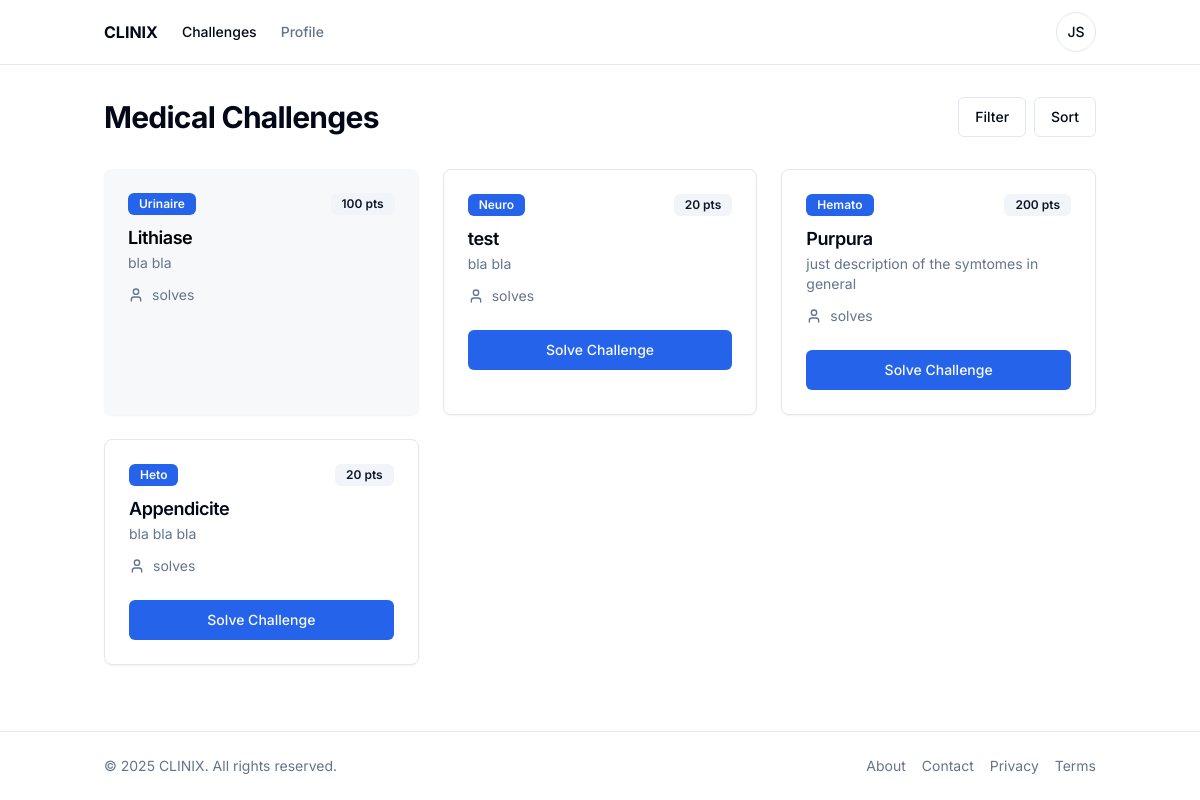
/challenges/ (signed in), run on the app's committed database.
### core/models.py (models this page shows, shortened)
class Challenge(models.Model):
    title = models.CharField(max_length=255)
    description = models.TextField()
    points = models.IntegerField()
    type = models.CharField(max_length=50)
    difficulty = models.CharField(max_length=50)
    solved_by = models.ManyToManyField(CustomUser, related_name='solved_challenges', blank=True)

### core/views.py (the view)
# urls.py: path('challenges/', views.challenges, name='challenges'),
@login_required
def challenges(request):
    challenges = Challenge.objects.all()  # Assuming you have a Challenge model
    for challenge in challenges:
        challenge.is_submitted = Submission.objects.filter(user=request.user, challenge=challenge).exists()
    return render(request, 'core/challenges.html', {'challenges': challenges})

### core/templates/core/challenges.html (shortened to what this page needs)
<html lang="en">
<head>
  <script src="https://cdn.tailwindcss.com"></script>
</head>
<body class="bg-background text-foreground">
  <div class="flex min-h-screen flex-col">
    <header class="sticky top-0 z-50 w-full border-b bg-background">
      <div class="container mx-auto flex h-16 items-center justify-between px-4">
        <div class="flex items-center gap-6">
          <a href="{% url "core:index" %}" class="flex items-center gap-2">
            <span class="font-bold">CLINIX</span>
          </a>
          <nav class="hidden md:flex gap-6">
            <a href="{% url "core:challenges" %}" class="text-sm font-medium text-foreground transition-colors hover:text-primary">
              Challenges
            </a>
            <a href="{% url "core:profile" %}" class="text-sm font-medium text-muted-foreground transition-colors hover:text-primary">
              Profile
            </a>
          </nav>
        </div>
        <div class="flex items-center gap-2">
          <div class="relative">
            <button class="inline-flex items-center justify-center rounded-full h-10 w-10 overflow-hidden border border-input bg-background" id="user-menu-button">
              <span class="font-medium text-sm">JS</span>
            </button>
          </div>
        </div>
      </div>
    </header>
    <main class="flex-1">
      <div class="container mx-auto py-8 px-4">
        <div class="flex items-center justify-between mb-8">
          <h1 class="text-3xl font-bold tracking-tight">Medical Challenges</h1>
          <div class="flex items-center gap-2">
            <button class="inline-flex items-center justify-center rounded-md text-sm font-medium ring-offset-background transition-colors focus-visible:outline-none focus-visible:ring-2 focus-visible:ring-ring focus-visible:ring-offset-2 disabled:pointer-events-none disabled:opacity-50 border border-input bg-background hover:bg-accent hover:text-accent-foreground h-10 px-4 py-2">Filter</button>
            <button class="inline-flex items-center justify-center rounded-md text-sm font-medium ring-offset-background transition-colors focus-visible:outline-none focus-visible:ring-2 focus-visible:ring-ring focus-visible:ring-offset-2 disabled:pointer-events-none disabled:opacity-50 border border-input bg-background hover:bg-accent hover:text-accent-foreground h-10 px-4 py-2">Sort</button>
          </div>
        </div>
        <div class="grid gap-6 md:grid-cols-2 lg:grid-cols-3">
            {% for challenge in challenges %}
              {% if challenge.is_submitted %}
                {% include "core/challenge-card-submitted.html" %}
              {% else %}
                {% include "core/challenge-card.html" %}
              {% endif %}
            {% endfor %}
        </div>
      </div>
    </main>
    <footer class="border-t py-6">
      <div class="container mx-auto flex flex-col items-center justify-between gap-4 md:flex-row px-4">
        <p class="text-sm text-muted-foreground">© 2025 CLINIX. All rights reserved.</p>
        <nav class="flex gap-4 text-sm text-muted-foreground">
          <a href="#" class="hover:underline">About</a>
          <a href="#" class="hover:underline">Contact</a>
          <a href="#" class="hover:underline">Privacy</a>
          <a href="#" class="hover:underline">Terms</a>
        </nav>
      </div>
    </footer>
  </div>
</body>
</html>

### core/templates/core/challenge-card-submitted.html
<div class="block">
    <div class="rounded-lg  bg-gray-200/30 text-black shadow-sm h-full transition-all hover:shadow-md">
        <div class="flex flex-col space-y-1.5 p-6 pb-3">
            <div class="flex items-center justify-between">
                <span class="inline-flex items-center rounded-md border px-2.5 py-0.5 text-xs font-semibold transition-colors focus:outline-none focus:ring-2 focus:ring-ring focus:ring-offset-2 border-transparent bg-primary text-primary-foreground hover:bg-primary/80">
                    {{ challenge.type }}
                </span>
                <span class="inline-flex items-center rounded-md border px-2.5 py-0.5 text-xs font-semibold transition-colors focus:outline-none focus:ring-2 focus:ring-ring focus:ring-offset-2 border-transparent bg-secondary text-secondary-foreground">
                    {{ challenge.points }} pts
                </span>
            </div>
            <h3 class="text-lg font-semibold leading-none tracking-tight pt-2">{{ challenge.title }}</h3>
            <p class="text-sm text-muted-foreground">{{ challenge.description }}</p>
        </div>
        <div class="p-6 pt-0">
            <div class="flex items-center gap-2 text-sm text-muted-foreground">
                <svg xmlns="http://www.w3.org/2000/svg" width="24" height="24" viewBox="0 0 24 24" fill="none" stroke="currentColor" stroke-width="2" stroke-linecap="round" stroke-linejoin="round" class="h-4 w-4">
                    <path d="M19 21v-2a4 4 0 0 0-4-4H9a4 4 0 0 0-4 4v2"></path>
                    <circle cx="12" cy="7" r="4"></circle>
                </svg>
                <span>{{ challenge.solves }} solves</span>
            </div>
        </div>
    </div>
</div>

### core/templates/core/challenge-card.html
<a href="{% url "core:challenge_details" challenge.id %}" class="block">
    <div class="rounded-lg border bg-card text-card-foreground shadow-sm h-full transition-all hover:shadow-md">
        <div class="flex flex-col space-y-1.5 p-6 pb-3">
            <div class="flex items-center justify-between">
                <span class="inline-flex items-center rounded-md border px-2.5 py-0.5 text-xs font-semibold transition-colors focus:outline-none focus:ring-2 focus:ring-ring focus:ring-offset-2 border-transparent bg-primary text-primary-foreground hover:bg-primary/80">
                    {{ challenge.type }}
                </span>
                <span class="inline-flex items-center rounded-md border px-2.5 py-0.5 text-xs font-semibold transition-colors focus:outline-none focus:ring-2 focus:ring-ring focus:ring-offset-2 border-transparent bg-secondary text-secondary-foreground">
                    {{ challenge.points }} pts
                </span>
            </div>
            <h3 class="text-lg font-semibold leading-none tracking-tight pt-2">{{ challenge.title }}</h3>
            <p class="text-sm text-muted-foreground">{{ challenge.description }}</p>
        </div>
        <div class="p-6 pt-0">
            <div class="flex items-center gap-2 text-sm text-muted-foreground">
                <svg xmlns="http://www.w3.org/2000/svg" width="24" height="24" viewBox="0 0 24 24" fill="none" stroke="currentColor" stroke-width="2" stroke-linecap="round" stroke-linejoin="round" class="h-4 w-4">
                    <path d="M19 21v-2a4 4 0 0 0-4-4H9a4 4 0 0 0-4 4v2"></path>
                    <circle cx="12" cy="7" r="4"></circle>
                </svg>
                <span>{{ challenge.solves }} solves</span>
            </div>
        </div>
        <div class="p-6 pt-0">
            <button class="inline-flex items-center justify-center rounded-md text-sm font-medium ring-offset-background transition-colors focus-visible:outline-none focus-visible:ring-2 focus-visible:ring-ring focus-visible:ring-offset-2 disabled:pointer-events-none disabled:opacity-50 bg-primary text-primary-foreground hover:bg-primary/90 h-10 px-4 py-2 w-full">
                Solve Challenge
            </button>
        </div>
    </div>
</a>

### core/templates/core/challenges.html (style rules this page uses)
body { font-family: 'Inter', sans-serif; }

### data on the page
Challenge: type "Urinaire", points "100", title "Lithiase", description "bla bla"
Challenge: type "Neuro", points "20", title "test", description "bla bla"
Challenge: type "Hemato", points "200", title "Purpura", description "just description of the symtomes in general"
Challenge: type "Heto", points "20", title "Appendicite", description "bla bla bla"
